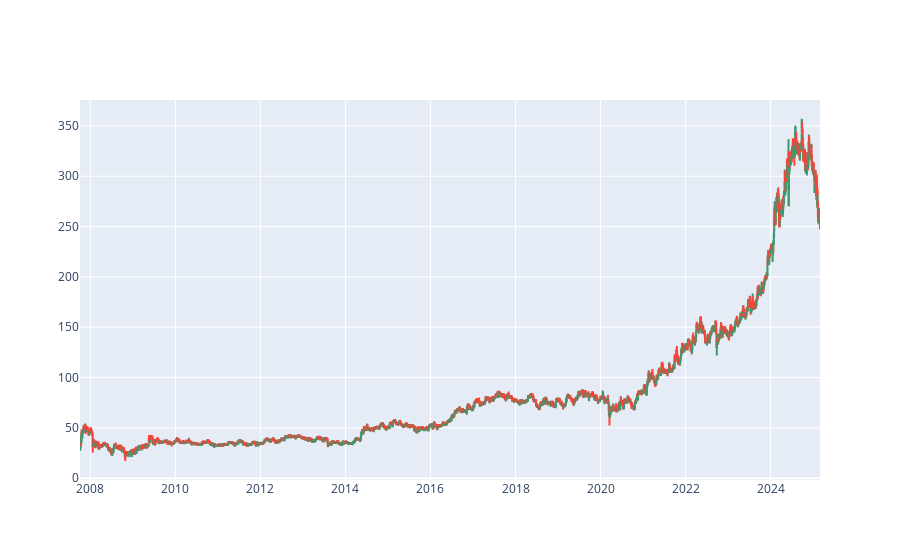

The notebook cell saved with this chart:
### Code cell
#Candlesticks
fig = go.Figure(data = [go.Candlestick(x = data01['Date'], open = data01['Open'], 
                                       high = data01['High'], low = data01['Low'], close = data01['Close'])])
fig.update_layout(xaxis_rangeslider_visible = False)
fig.show()

### Figure 1 — Plotly figure (JSON) as saved in the notebook; plotly's stock layout.template omitted (floating-point values rounded to 4 significant figures; data arrays with more than 128 entries replaced by an {"elided": "..."} marker saying what was removed)
{"data": [{"close": {"elided": "4292 str values"}, "high": {"elided": "4292 str values"}, "low": {"elided": "4292 str values"}, "open": {"elided": "4292 str values"}, "type": "candlestick", "x": {"elided": "4292 str values"}}], "layout": {"xaxis": {"rangeslider": {"visible": false}}}}
